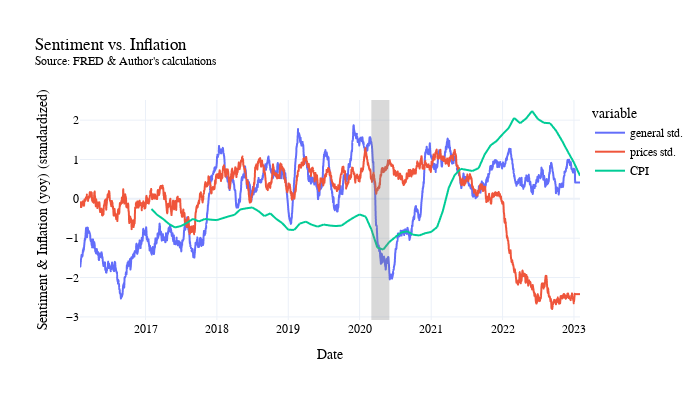

The notebook cell this image was saved under:
### Code cell
#Cleaning up the names 
merged_plot['CPI'] = merged_plot['CPIAUCSL pc std']
merged_plot['Gas Prices'] = merged_plot['GASREGW pc std']
merged_plot['General Sentiment'] = merged_plot['general std.']
merged_plot['Prices Sentiment'] = merged_plot['prices std.']

#retrieve values for real variables as well as target variable
plot_clean(merged_plot, ['general std.','prices std.','CPI'], "Sentiment vs. Inflation <br><sup>Source: FRED & Author's calculations</sup>", "Sentiment & Inflation (yoy) (standardized)",400)

### Figure 1 — Plotly figure (JSON) as saved in the notebook; plotly's stock layout.template omitted (floating-point values rounded to 4 significant figures; data arrays with more than 128 entries replaced by an {"elided": "..."} marker saying what was removed)
{"data": [{"hovertemplate": "variable=general std.<br>date=%{x}<br>value=%{y}<extra></extra>", "legendgroup": "general std.", "line": {"color": "#636efa", "dash": "solid"}, "marker": {"symbol": "circle"}, "mode": "lines", "name": "general std.", "showlegend": true, "type": "scattergl", "x": {"elided": "2558 str values"}, "xaxis": "x", "y": {"elided": "2558 float values"}, "yaxis": "y"}, {"hovertemplate": "variable=prices std.<br>date=%{x}<br>value=%{y}<extra></extra>", "legendgroup": "prices std.", "line": {"color": "#EF553B", "dash": "solid"}, "marker": {"symbol": "circle"}, "mode": "lines", "name": "prices std.", "showlegend": true, "type": "scattergl", "x": {"elided": "2558 str values"}, "xaxis": "x", "y": {"elided": "2558 float values"}, "yaxis": "y"}, {"hovertemplate": "variable=CPI<br>date=%{x}<br>value=%{y}<extra></extra>", "legendgroup": "CPI", "line": {"color": "#00cc96", "dash": "solid"}, "marker": {"symbol": "circle"}, "mode": "lines", "name": "CPI", "showlegend": true, "type": "scattergl", "x": {"elided": "2558 str values"}, "xaxis": "x", "y": {"elided": "2558 float values"}, "yaxis": "y"}], "layout": {"font": {"color": "black", "family": "Georgia"}, "height": 400, "legend": {"title": {"text": "variable"}, "tracegroupgap": 0}, "shapes": [{"fillcolor": "grey", "line": {"width": 0}, "opacity": 0.3, "type": "rect", "x0": "2020-03-01 00:00:00", "x1": "2020-06-01 00:00:00", "xref": "x", "y0": 0, "y1": 1, "yref": "y domain"}], "title": {"text": "Sentiment vs. Inflation <br><sup>Source: FRED & Author's calculations</sup>"}, "width": 700, "xaxis": {"anchor": "y", "domain": [0, 1], "title": {"text": "Date"}}, "yaxis": {"anchor": "x", "domain": [0, 1], "title": {"text": "Sentiment & Inflation (yoy) (standardized)"}}}}
